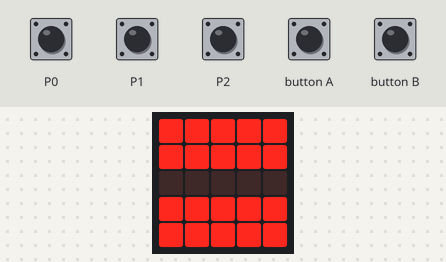
The program below on a simulated BBC micro:bit (MakeCode). Shown: the board's 5×5 LED display. Inputs (shaded band) come from the test bench; at power-on: P0 HIGH, P1 HIGH, P2 HIGH.

Above: at 1.2 s.
1.3 s: P0 pulled LOW for 0.15 s
At 1.9 s:
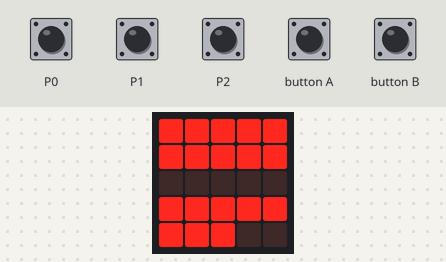
2.9 s: P1 pulled LOW for 0.15 s
At 3.3 s:
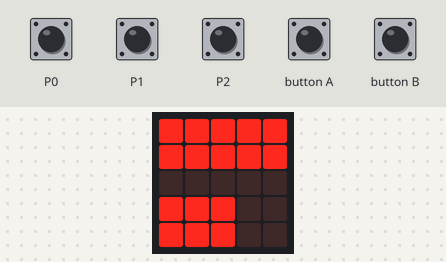
4.5 s: P2 pulled LOW for 0.15 s
At 5.7 s:
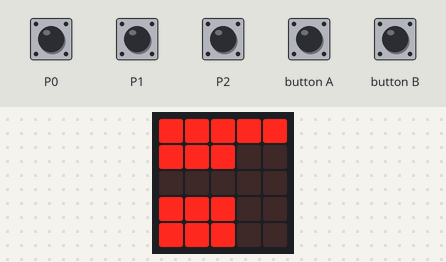
6.1 s: button A pressed for 0.15 s
At 7.2 s:
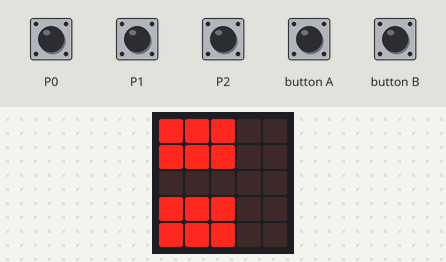
7.7 s: P0 pulled LOW for 1 s
At 8.9 s:
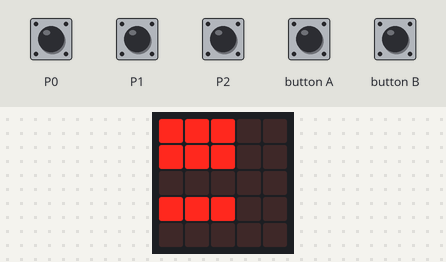
10.2 s: P1 pulled LOW for 1 s
At 11.0 s:
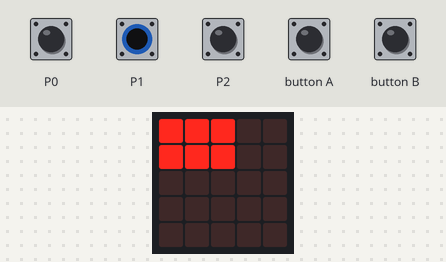
Timing chart, 0 to 13.2 s (numbered marks = the images above; inputs shaded):
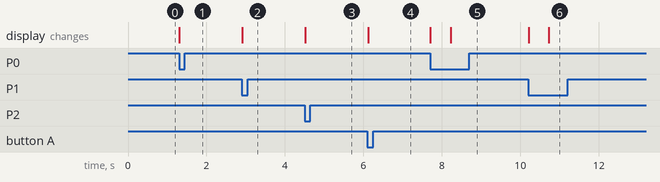

Measured:
- after the input at 1.3 s, the display: changes at once (image 1)
- after the input at 2.9 s, the display: changes at once (image 2)
- after the input at 4.5 s, the display: changes at once (image 3)
- after the input at 6.1 s, the display: changes at once (image 4)
- after the input at 7.7 s, the display: first changes at once (image 5 shows a later state)
- after the input at 10.2 s, the display: first changes at once (image 6 shows a later state)

The program:

main.ts
```typescript
function doReset () {
    pl1 = 0
    pl2 = 0
    pl3 = 0
    pl4 = 0
    doDrawLife(1)
    doDrawLife(2)
    doDrawLife(3)
    doDrawLife(4)
}
function doGraph (p: number, l: number) {
    if (l == 0) {
        graph_s = 4
    } else if (l == 1) {
        graph_s = 2
    } else if (l == 2) {
        graph_s = 0
    } else {
        graph_s = -1
    }
    for (let カウンター = 0; カウンター <= 4; カウンター++) {
        led.unplot(カウンター, p)
    }
    for (let カウンター = 0; カウンター <= graph_s; カウンター++) {
        led.plot(カウンター, p)
    }
}
function doDrawLife (p: number) {
    if (p == 1) {
        doGraph(0, pl1)
    } else if (p == 2) {
        doGraph(1, pl2)
    } else if (p == 3) {
        doGraph(3, pl3)
    } else if (p == 4) {
        doGraph(4, pl4)
    }
}
input.onButtonPressed(Button.B, function () {
    doReset()
})
let graph_s = 0
let pl4 = 0
let pl3 = 0
let pl2 = 0
let pl1 = 0
pins.setPull(DigitalPin.P0, PinPullMode.PullUp)
pins.setPull(DigitalPin.P1, PinPullMode.PullUp)
pins.setPull(DigitalPin.P2, PinPullMode.PullUp)
pins.setPull(DigitalPin.P5, PinPullMode.PullUp)
doReset()
basic.forever(function () {
    if (pins.digitalReadPin(DigitalPin.P0) == 0) {
        pl4 += 1
        doDrawLife(4)
        basic.pause(500)
    }
    if (pins.digitalReadPin(DigitalPin.P1) == 0) {
        pl3 += 1
        doDrawLife(3)
        basic.pause(500)
    }
    if (pins.digitalReadPin(DigitalPin.P2) == 0) {
        pl2 += 1
        doDrawLife(2)
        basic.pause(500)
    }
    if (pins.digitalReadPin(DigitalPin.P5) == 0) {
        pl1 += 1
        doDrawLife(1)
        basic.pause(500)
    }
    if (pl1 > 2 && (pl2 > 2 && (pl3 > 2 && pl4 > 2))) {
        basic.showString("You win!")
        doReset()
    }
})
```

test.ts
```typescript
// テストはここに来ます。このパッケージが拡張機能として使用されるときにはコンパイルされません。
```
